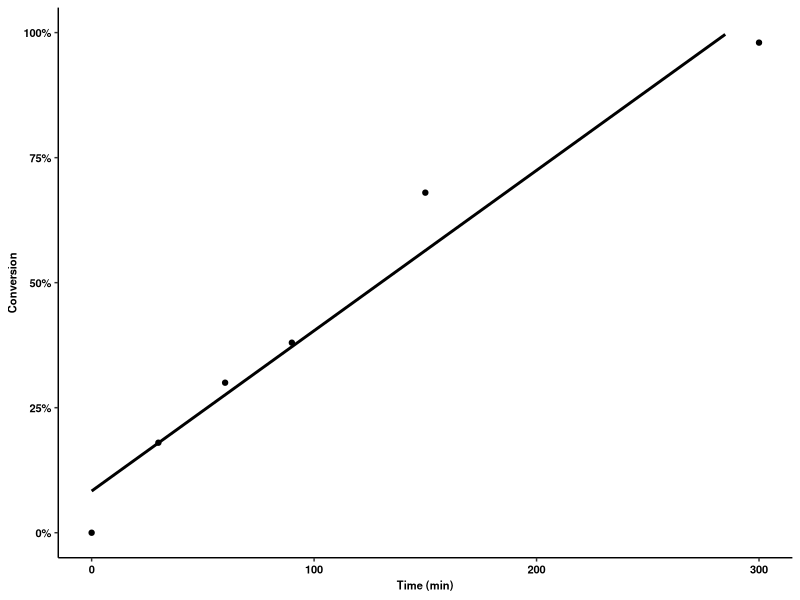
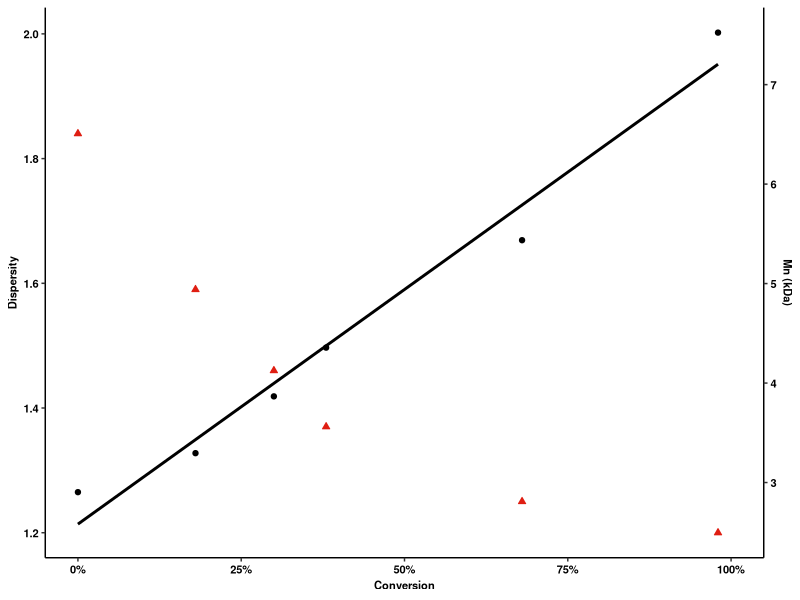
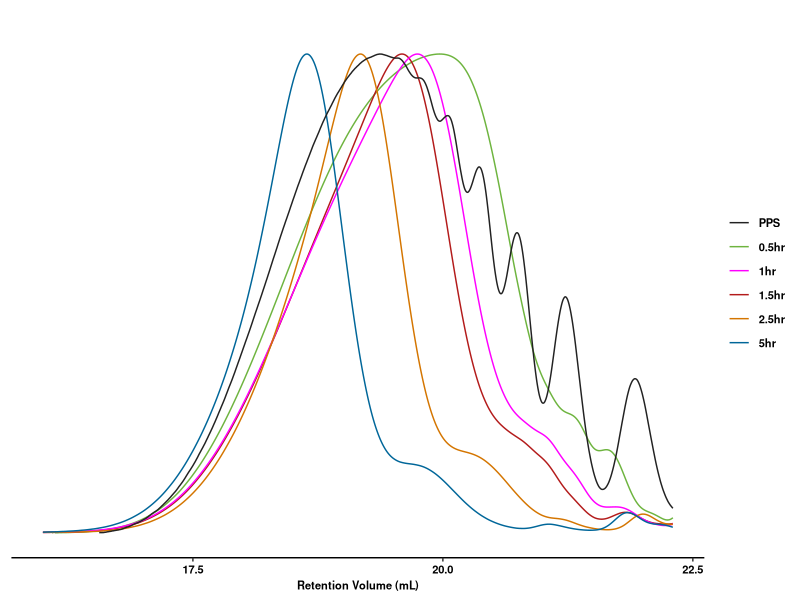
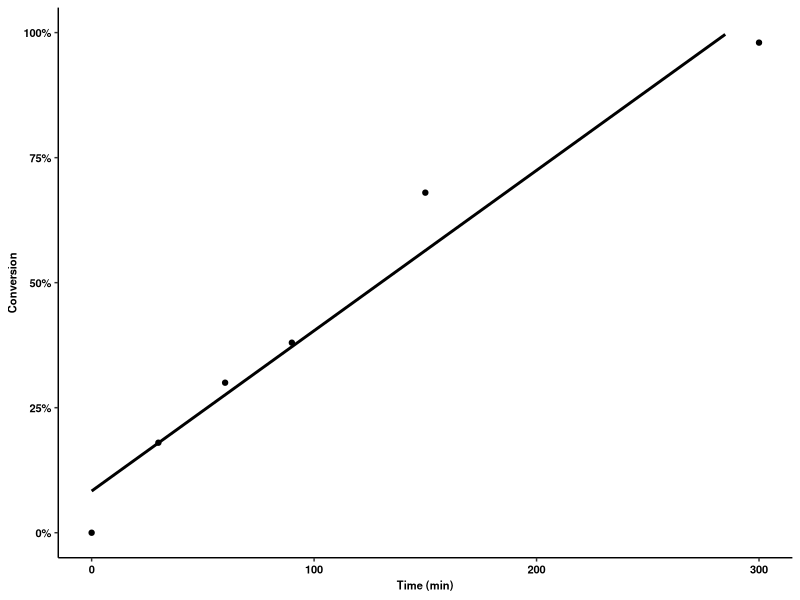
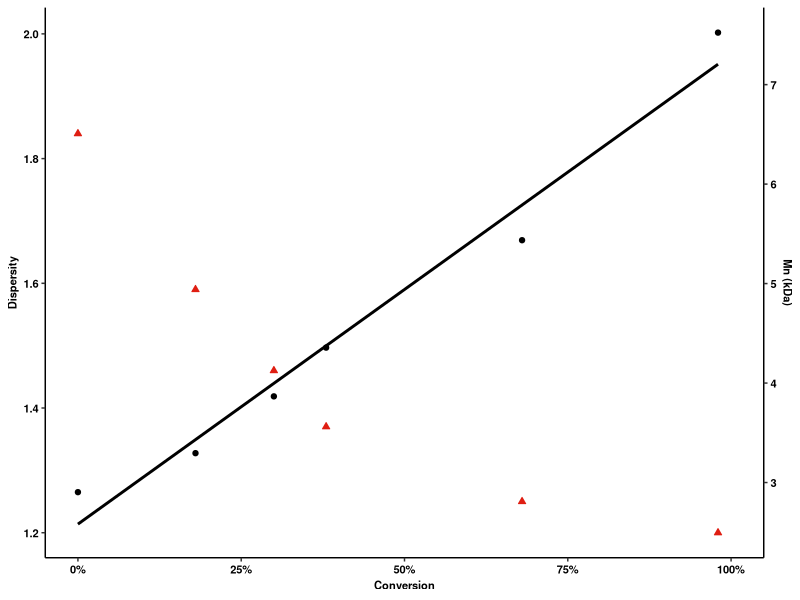
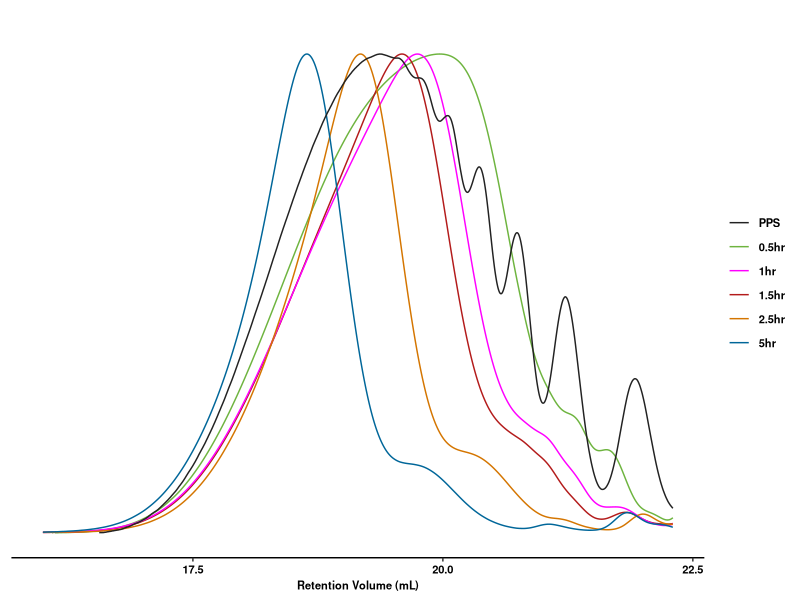

These charts were generated, in order, by the following R code:
library(ggplot2)
library(scales)
library(svglite)
library(reshape)
install.packages("reshape")
data = read.csv("kinetic.csv") #load csv file into a dataframe
data$Conversion = as.numeric(data$Conversion); #Convert all to numeric
data$Mn = data$Mn/1000
model = lm(Conversion~Time, data=data)
summary(data)

#time vs conversion graph
ggplot(data, aes(x = Time)) +
  geom_point(aes(y = Conversion)) +
  geom_smooth(aes(y = Conversion), method='lm', se=FALSE, color = "black") +
  scale_y_continuous(limits = c(0,1.00), n.breaks = 5, labels = scales::percent_format(accuracy = 1)) +
  labs(y = "Conversion", x = "Time (min)") +
  theme_classic() +
  theme(
    axis.text.x = element_text(size=8, color = "black", face = "bold"),
    axis.text.y = element_text(size=8, color = "black", face = "bold"),
    axis.title.x = element_text(size=8, color = "black", face = "bold"),
    axis.title.y = element_text(size=8, color = "black", face = "bold"))
ggsave("time_v_conversion.svg", width = 83, height = 50, units = "mm")
coeff = max(data$Mn/data$Dispersity)

#Plot nunber averaged molecular weight and dispersity against conversion
ggplot(data) +
  #geom_point(aes(x = Conversion, y = Mn)) +
  geom_point(aes(x = Conversion, y = Dispersity), color = "#DF1E12", shape = 24, fill = "#DF1E12") +
  geom_point(aes(x = Conversion, y = Mn / coeff + 0.802)) +
  geom_smooth(aes(x = Conversion, y = Mn / coeff + 0.802), method ='lm', se=FALSE, color = "black") +
  scale_y_continuous(name = "Dispersity",
                     sec.axis = sec_axis(~.*coeff-0.802*coeff, name = "Mn (kDa)")) +
  scale_x_continuous(limits = c(0,1.00), n.breaks = 5, labels = scales::percent_format(accuracy = 1)) +
  labs(x = "Conversion") +
  theme_classic() +
  theme(
    axis.text.x = element_text(size=8, color = "black", face = "bold"),
    axis.text.y = element_text(size=8, color = "black", face = "bold"),
    axis.title.x = element_text(size=8, color = "black", face = "bold"),
    axis.title.y = element_text(size=8, color = "black", face = "bold"))
ggsave("conversion_v_Mn.svg", width = 83, height = 50, units = "mm")

gpc = read.csv("GPC_trace.csv") #load the gpc raw file. Raw file must be in csv format.
summary(gpc) 
colnames(gpc) = c("Retention_Volume", "0.5hr", "1.5hr", "1hr", "2.5hr", "5hr", "PPS") #Change column names to whatever you want
new_gpc = subset(gpc, gpc$Retention_Volume > 15 & gpc$Retention_Volume <22.5) #Define the plotting area
summary(new_gpc)
#Nomralize RI signal intensity to the talled peak
new_gpc$`1hr`= new_gpc$`1hr`*max(new_gpc$`0.5hr`)/max(new_gpc$`1hr`)
new_gpc$`1.5hr`= new_gpc$`1.5hr`*max(new_gpc$`0.5hr`)/max(new_gpc$`1.5hr`)
new_gpc$`2.5hr`= new_gpc$`2.5hr`*max(new_gpc$`0.5hr`)/max(new_gpc$`2.5hr`)
new_gpc$`5hr`= new_gpc$`5hr`*max(new_gpc$`0.5hr`)/max(new_gpc$`5hr`)
new_gpc$`PPS`= new_gpc$`PPS`*max(new_gpc$`0.5hr`)/max(new_gpc$`PPS`)

#Plot GPC Data
mdata = melt(new_gpc, id = "Retention_Volume")
ggplot(mdata, aes(Retention_Volume, value)) +
  geom_line(aes(colour = variable)) +
  scale_color_manual(name = "variable",
                     limits = c("PPS", "0.5hr", "1hr", "1.5hr", "2.5hr", "5hr"),
                     values = c("#222222", "#6EB43F", "#FF00FF", "#B31B1B", "#D47500", "#006699")) +
  scale_x_continuous(limits = c(16, 22.3), n.breaks = 4) +
  scale_y_continuous(limits = c(0, 300), n.breaks = 5) +
  labs(y = "RI", x = "Retention Volume (mL)") +
  theme_classic() +
  theme(
    axis.text.x = element_text(size=8, color = "black", face = "bold"),
    axis.text.y = element_blank(),
    axis.title.x = element_text(size=8, color = "black", face = "bold"),
    axis.title.y = element_blank(),
    legend.text = element_text(size=8, color = "black", face = "bold"),
    legend.title = element_blank(),
    axis.line.y = element_blank(),
    axis.ticks.y = element_blank())
ggsave("cgpc.svg", width = 83, height = 50, units = "mm")
